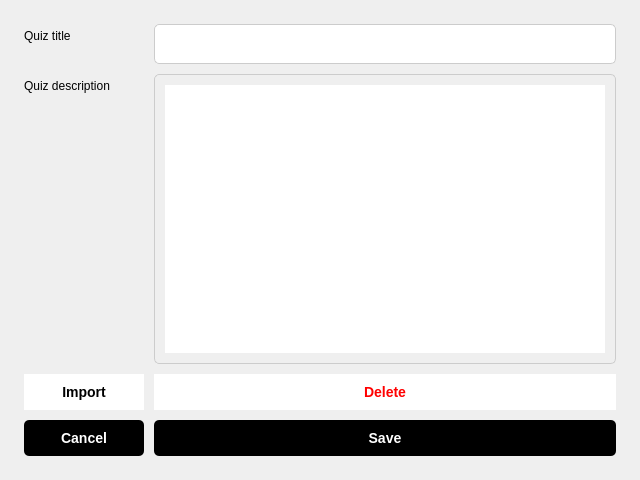
<?xml version="1.0" encoding="UTF-8" ?>
<ui version="4.0">
    <class>QuizManageForm</class>
    <widget class="QWidget" name="QuizManageForm">
        <property name="geometry">
            <rect>
                <x>0</x>
                <y>0</y>
                <width>640</width>
                <height>480</height>
            </rect>
        </property>
        <property name="windowTitle">
            <string>Manage quiz</string>
        </property>
        <layout class="QFormLayout" name="formLayout">
            <property name="spacing">
                <number>10</number>
            </property>
            <property name="leftMargin">
                <number>24</number>
            </property>
            <property name="rightMargin">
                <number>24</number>
            </property>
            <property name="topMargin">
                <number>24</number>
            </property>
            <property name="bottomMargin">
                <number>24</number>
            </property>
            <item row="0" column="0">
                <widget class="QLabel" name="nameLabel">
                    <property name="text">
                        <string>Quiz title</string>
                    </property>
                </widget>
            </item>
            <item row="0" column="1">
                <widget class="QLineEdit" name="nameEdit">
                    <property name="text">
                        <string/>
                    </property>
                    <property name="styleSheet">
                        <string notr="true">
                            border-radius: 5px;
                            border: 1px solid #ccc;
                            padding: 10px;
                            font-size: 14px;
                        </string>
                    </property>
                </widget>
            </item>
            <item row="1" column="0">
                <widget class="QLabel" name="descriptionLabel">
                    <property name="text">
                        <string>Quiz description</string>
                    </property>
                </widget>
            </item>
            <item row="1" column="1">
                <widget class="QTextEdit" name="descriptionEdit">
                    <property name="text">
                        <string/>
                    </property>
                    <property name="styleSheet">
                        <string notr="true">
                            border-radius: 5px;
                            border: 1px solid #ccc;
                            padding: 10px;
                            font-size: 14px;
                        </string>
                    </property>
                </widget>
            </item>
            <item row="2" column="0">
                <widget class="QPushButton" name="loadButton">
                    <property name="text">
                        <string>Import</string>
                    </property>
                    <property name="toolTip">
                        <string>Load questions from a CSV file</string>
                    </property>
                    <property name="font">
                        <font>
                            <pointsize>12</pointsize>
                            <bold>true</bold>
                            <weight>75</weight>
                        </font>
                    </property>
                    <property name="styleSheet">
                        <string notr="true">
                            background-color: #fff;
                            color: #000;
                            font-size: 14px;
                            border: none;
                            padding: 10px;
                            width: 100%;
                        </string>
                    </property>
                    <property name="cursor">
                        <cursorShape>PointingHandCursor</cursorShape>
                    </property>
                </widget>
            </item>
            <item row="2" column="1">
                <widget class="QPushButton" name="deleteButton">
                    <property name="text">
                        <string>Delete</string>
                    </property>
                    <property name="toolTip">
                        <string>Delete a quiz (irreversible)</string>
                    </property>
                    <property name="font">
                        <font>
                            <pointsize>12</pointsize>
                            <bold>true</bold>
                            <weight>75</weight>
                        </font>
                    </property>
                    <property name="styleSheet">
                        <string notr="true">
                            background-color: #fff;
                            color: red;
                            font-size: 14px;
                            border: none;
                            padding: 10px;
                        </string>
                    </property>
                    <property name="cursor">
                        <cursorShape>PointingHandCursor</cursorShape>
                    </property>
                </widget>
            </item>
            <item row="3" column="0">
                <widget class="QPushButton" name="cancelButton">
                    <property name="text">
                        <string>Cancel</string>
                    </property>
                    <property name="font">
                        <font>
                            <pointsize>12</pointsize>
                            <bold>true</bold>
                            <weight>75</weight>
                        </font>
                    </property>
                    <property name="styleSheet">
                        <string notr="true">
                            QPushButton {
                            border-radius: 5px;
                            background-color: #000;
                            color: #fff;
                            padding: 10px;
                            font-size: 14px;
                            width: 100%;
                            }
                            QPushButton:hover {
                            background-color: #111;
                            }
                        </string>
                    </property>
                    <property name="cursor">
                        <cursorShape>PointingHandCursor</cursorShape>
                    </property>
                </widget>
            </item>
            <item row="3" column="1">
                <widget class="QPushButton" name="saveButton">
                    <property name="text">
                        <string>Save</string>
                    </property>
                    <property name="font">
                        <font>
                            <pointsize>12</pointsize>
                            <bold>true</bold>
                            <weight>75</weight>
                        </font>
                    </property>
                    <property name="styleSheet">
                        <string notr="true">
                            QPushButton {
                            border-radius: 5px;
                            background-color: #000;
                            color: #fff;
                            padding: 10px;
                            font-size: 14px;
                            }
                            QPushButton:hover {
                            background-color: #111;
                            }
                        </string>
                    </property>
                    <property name="cursor">
                        <cursorShape>PointingHandCursor</cursorShape>
                    </property>
                </widget>
            </item>
        </layout>
    </widget>
</ui>
